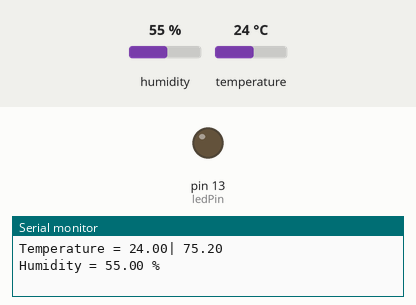
Bench run of a sketch on a simulated Arduino Uno, built with avr-gcc and run on an emulated ATmega328P. Shown: output pins drawn as LEDs (lit = HIGH), the last lines printed to the serial monitor. The test bench sets the inputs (shaded band); at power-on: temperature 24 °C, humidity 55 %.

Above: at 9.8 s.
9.9 s: temperature set to 27 °C
At 16.6 s:
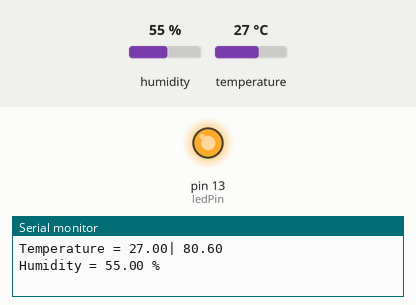
22.5 s: temperature set to 12 °C
At 23.5 s:
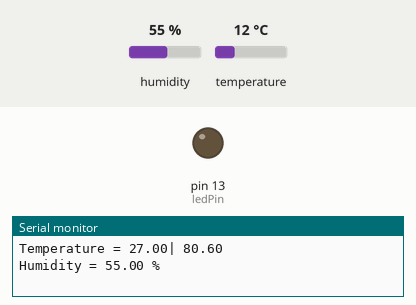
30.5 s: temperature set to 28 °C
At 36.5 s:
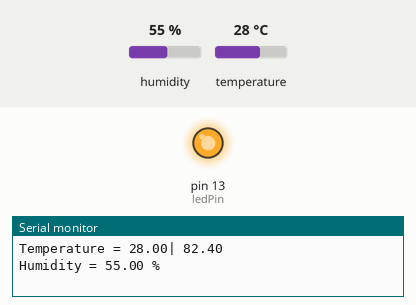
Timing chart, 0 to 47.6 s (numbered marks = the images above; inputs shaded):
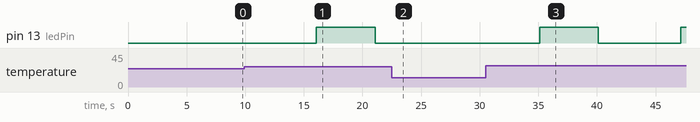

The sketch:

DHT.ino.ino
```cpp
#include <DHT.h>

#define outPin 8
#define ledPin 13

DHT DHT_U(8,DHT11);

void setup() {
  Serial.begin(9600);
  pinMode(ledPin,OUTPUT);
}

void loop() {
  delay(2000);

  DHT_U.read();

  float t = DHT_U.readTemperature();
  float h = DHT_U.readHumidity();

  Serial.print("Temperature = ");
  Serial.print(t);
  Serial.print("| ");
  Serial.print((t * 9.0) / 5.0 + 32.0);
  Serial.println(" ");
  Serial.print("Humidity = ");
  Serial.print(h);
  Serial.println(" % ");
  Serial.println(" ");


  if (t > 25.0) {
    digitalWrite(ledPin,HIGH);
    delay(5000);
    digitalWrite(ledPin,LOW);
    delay(5000);
  } else {
    digitalWrite(ledPin,LOW);
    delay(5000);
  }
}
```

Measured:
- the behaviour switches between 25 and 26 °C on temperature (found by bisection; images 0 and 1)
- after the input at 9.9 s, pin 13 (ledPin): LOW → HIGH after 6.2 s, → LOW 5.0 s later
- after the input at 22.5 s, pin 13 (ledPin): stays LOW (without the input it goes to HIGH after 5.6 s)
- after the input at 30.5 s, pin 13 (ledPin): LOW → HIGH after 4.6 s, → LOW 5.0 s later, → HIGH 7.0 s later
